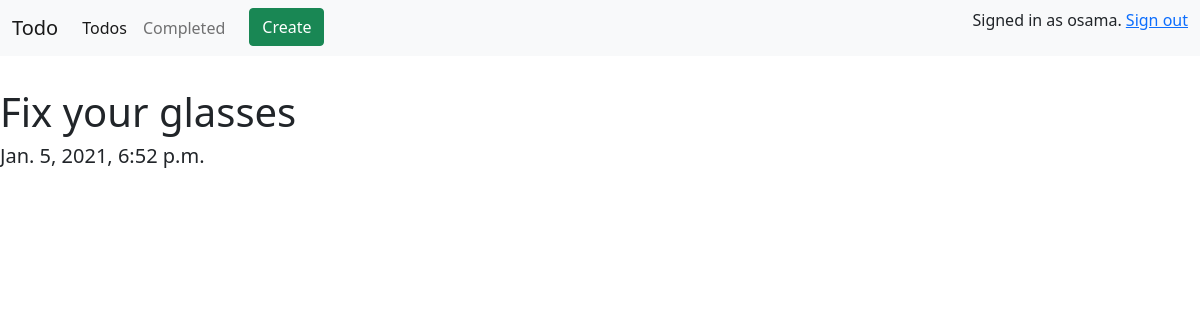
The app's page / (signed in), older data.
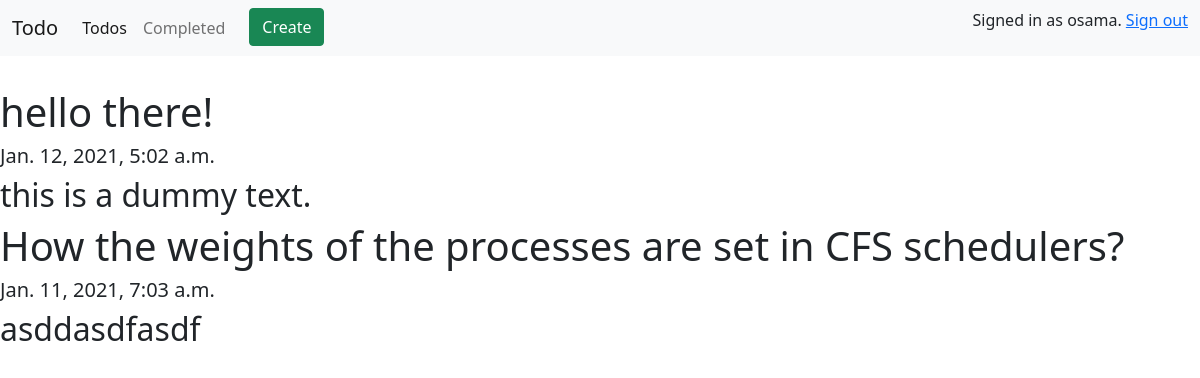
The same page, newer data.
### todo/models.py (models this page shows, shortened)
class Todo(models.Model):
    title = models.CharField(max_length=200)
    memo = models.TextField(blank=True)
    date_created = models.DateTimeField(auto_now_add=True)
    date_completed = models.DateTimeField(blank=True, null=True)
    is_important = models.BooleanField(default=False)
    user = models.ForeignKey(User, on_delete=models.CASCADE)

### todo/views.py (the view)
# urls.py: 2. Add a URL to urlpatterns:  path('', views.home, name='home')
def home(request):
    if request.user.is_authenticated:
        return todos(request)
    return homepage(request)

### todo/views.py (called while the page is built)
def todos(request):
    if request.user.is_authenticated:
        request.session['prev_page'] = 'todos'
        todos_list = Todo.objects.filter(user=request.user, date_completed__isnull=True).order_by('-date_created')
        return render(request, 'todo/todos.html', {'title': 'Todos', 'todos': todos_list})
    return need_signin_first(request, 'todos')

### todo/templates/todo/todos.html
{% extends 'todo/base.html' %}
{% block content %}
    {% for todo in todos %}
        {% if todo.is_important %}<strong>{% endif %}
        <h1>{{ todo.title }}</h1>
        {% if todo.is_important %}</strong>{% endif %}
        <h5>{{ todo.date_created }}</h5>
        <h2>{{ todo.memo|truncatechars:100 }}</h2>
    {% endfor %}
{% endblock %}

### todo/templates/todo/base.html (shortened to what this page needs)
<html lang="en">
    <head>
        <link href="https://cdn.jsdelivr.net/npm/bootstrap@5.0.0-beta1/dist/css/bootstrap.min.css" rel="stylesheet">
    </head>
    <body>
        <nav class="navbar navbar-expand-lg navbar-light bg-light" style="margin-bottom: 2em">
          <div class="container-fluid">
            <a class="navbar-brand" href="{% url 'home' %}">Todo</a>
          {% if user.is_authenticated %}
            <div class="collapse navbar-collapse" id="navbarSupportedContent">
              <ul class="navbar-nav me-auto mb-2 mb-lg-0">
                <li class="nav-item">
                  <a class="nav-link active" aria-current="page" href="{% url 'todos' %}">Todos</a>
                </li>
                <li class="nav-item">
                    <a class="nav-link" href="{% url 'completed' %}">Completed</a>
                </li>
                <li class="nav-item">
                    <a href="{% url 'create' %}"><button class="btn btn-success" style="margin-left: 1em">Create</button></a>
                </li>
              </ul>
              <p>
                  Signed in as {{ user }}.
                  <a href="#" onclick="document.getElementById('signout_form').submit();">Sign out</a>
              </p>
            </div>
          {% endif %}
          </div>
        </nav>
        {% block content %}{% endblock %}
    </body>
</html>

Row changes from the older to the newer data that the page shows:
no longer on this page (row edited): Todo: title "Fix your glasses", date_created "Jan. 5, 2021, 6:52 p.m."
added Todo: title "hello there!", date_created "Jan. 12, 2021, 5:02 a.m.", memo "this is a dummy text."
now on this page (row edited): Todo: title "How the weights of the processes are set in CFS schedulers?", date_created "Jan. 11, 2021, 7:03 a.m.", memo "asddasdfasdf"
